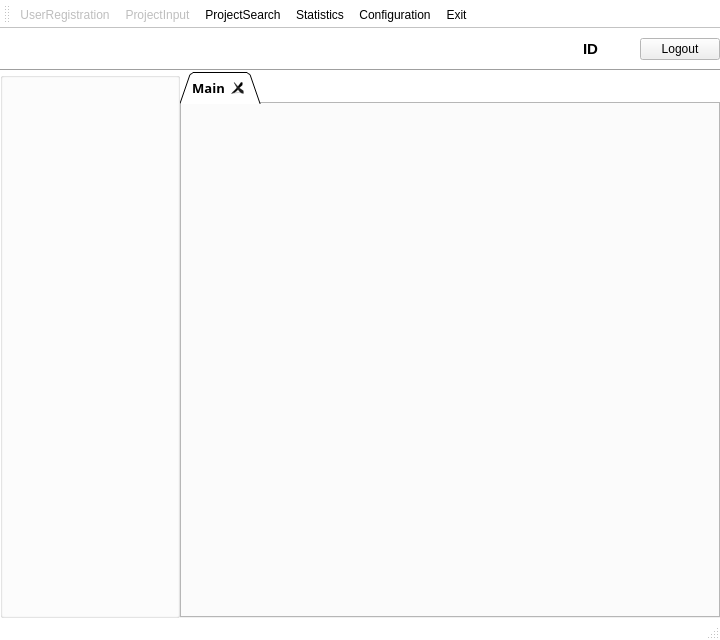
<?xml version="1.0" encoding="UTF-8"?>
<ui version="4.0">
 <class>MainWindow</class>
 <widget class="QMainWindow" name="MainWindow">
  <property name="geometry">
   <rect>
    <x>0</x>
    <y>0</y>
    <width>720</width>
    <height>640</height>
   </rect>
  </property>
  <property name="palette">
   <palette>
    <active>
     <colorrole role="Base">
      <brush brushstyle="SolidPattern">
       <color alpha="255">
        <red>255</red>
        <green>255</green>
        <blue>255</blue>
       </color>
      </brush>
     </colorrole>
     <colorrole role="Window">
      <brush brushstyle="SolidPattern">
       <color alpha="255">
        <red>255</red>
        <green>255</green>
        <blue>255</blue>
       </color>
      </brush>
     </colorrole>
    </active>
    <inactive>
     <colorrole role="Base">
      <brush brushstyle="SolidPattern">
       <color alpha="255">
        <red>255</red>
        <green>255</green>
        <blue>255</blue>
       </color>
      </brush>
     </colorrole>
     <colorrole role="Window">
      <brush brushstyle="SolidPattern">
       <color alpha="255">
        <red>255</red>
        <green>255</green>
        <blue>255</blue>
       </color>
      </brush>
     </colorrole>
    </inactive>
    <disabled>
     <colorrole role="Base">
      <brush brushstyle="SolidPattern">
       <color alpha="255">
        <red>255</red>
        <green>255</green>
        <blue>255</blue>
       </color>
      </brush>
     </colorrole>
     <colorrole role="Window">
      <brush brushstyle="SolidPattern">
       <color alpha="255">
        <red>255</red>
        <green>255</green>
        <blue>255</blue>
       </color>
      </brush>
     </colorrole>
    </disabled>
   </palette>
  </property>
  <property name="windowTitle">
   <string>ProjectManagement</string>
  </property>
  <property name="windowIcon">
   <iconset resource="projectmanagement.qrc">
    <normaloff>:/img/projectmanagement.png</normaloff>:/img/projectmanagement.png</iconset>
  </property>
  <widget class="QWidget" name="centralWidget">
   <layout class="QGridLayout" name="gridLayout" rowstretch="0,0,0,0,0,0" columnstretch="1,0,0,0,0,0,0,0,0,0,0,0,0,0,0">
    <property name="leftMargin">
     <number>0</number>
    </property>
    <property name="topMargin">
     <number>0</number>
    </property>
    <property name="rightMargin">
     <number>0</number>
    </property>
    <property name="bottomMargin">
     <number>0</number>
    </property>
    <property name="spacing">
     <number>0</number>
    </property>
    <item row="3" column="0">
     <widget class="QGroupBox" name="groupBox">
      <property name="sizePolicy">
       <sizepolicy hsizetype="Fixed" vsizetype="Expanding">
        <horstretch>0</horstretch>
        <verstretch>0</verstretch>
       </sizepolicy>
      </property>
      <property name="minimumSize">
       <size>
        <width>180</width>
        <height>0</height>
       </size>
      </property>
      <property name="maximumSize">
       <size>
        <width>180</width>
        <height>16777215</height>
       </size>
      </property>
      <property name="title">
       <string/>
      </property>
      <property name="flat">
       <bool>false</bool>
      </property>
     </widget>
    </item>
    <item row="0" column="3">
     <spacer name="horizontalSpacer_3">
      <property name="orientation">
       <enum>Qt::Horizontal</enum>
      </property>
      <property name="sizeHint" stdset="0">
       <size>
        <width>40</width>
        <height>20</height>
       </size>
      </property>
     </spacer>
    </item>
    <item row="0" column="0" colspan="2">
     <widget class="QLabel" name="label">
      <property name="sizePolicy">
       <sizepolicy hsizetype="Fixed" vsizetype="Fixed">
        <horstretch>0</horstretch>
        <verstretch>0</verstretch>
       </sizepolicy>
      </property>
      <property name="minimumSize">
       <size>
        <width>200</width>
        <height>40</height>
       </size>
      </property>
      <property name="maximumSize">
       <size>
        <width>200</width>
        <height>35</height>
       </size>
      </property>
      <property name="text">
       <string/>
      </property>
      <property name="pixmap">
       <pixmap resource="projectmanagement.qrc">:/img/mainlogo.png</pixmap>
      </property>
     </widget>
    </item>
    <item row="2" column="0" colspan="15">
     <widget class="Line" name="line">
      <property name="orientation">
       <enum>Qt::Horizontal</enum>
      </property>
     </widget>
    </item>
    <item row="3" column="1" rowspan="3" colspan="14">
     <widget class="QTabWidget" name="tabWidget">
      <property name="font">
       <font>
        <family>나눔고딕</family>
        <pointsize>10</pointsize>
        <weight>75</weight>
        <italic>false</italic>
        <bold>true</bold>
       </font>
      </property>
      <property name="styleSheet">
       <string notr="true">QTabWidget{
font: bold 10pt &quot;나눔고딕&quot;;}</string>
      </property>
      <property name="tabShape">
       <enum>QTabWidget::Triangular</enum>
      </property>
      <property name="currentIndex">
       <number>0</number>
      </property>
      <property name="documentMode">
       <bool>false</bool>
      </property>
      <property name="tabsClosable">
       <bool>true</bool>
      </property>
      <widget class="QWidget" name="tab">
       <attribute name="title">
        <string>Main</string>
       </attribute>
      </widget>
     </widget>
    </item>
    <item row="0" column="14">
     <widget class="QPushButton" name="pushButton_Logout">
      <property name="sizePolicy">
       <sizepolicy hsizetype="Fixed" vsizetype="Fixed">
        <horstretch>0</horstretch>
        <verstretch>0</verstretch>
       </sizepolicy>
      </property>
      <property name="text">
       <string>Logout</string>
      </property>
     </widget>
    </item>
    <item row="0" column="11">
     <widget class="QLabel" name="label_ID">
      <property name="font">
       <font>
        <pointsize>11</pointsize>
        <weight>75</weight>
        <bold>true</bold>
       </font>
      </property>
      <property name="text">
       <string>ID</string>
      </property>
      <property name="alignment">
       <set>Qt::AlignRight|Qt::AlignTrailing|Qt::AlignVCenter</set>
      </property>
     </widget>
    </item>
    <item row="0" column="13">
     <spacer name="horizontalSpacer">
      <property name="orientation">
       <enum>Qt::Horizontal</enum>
      </property>
      <property name="sizeHint" stdset="0">
       <size>
        <width>40</width>
        <height>20</height>
       </size>
      </property>
     </spacer>
    </item>
    <item row="0" column="2">
     <spacer name="horizontalSpacer_2">
      <property name="orientation">
       <enum>Qt::Horizontal</enum>
      </property>
      <property name="sizeHint" stdset="0">
       <size>
        <width>40</width>
        <height>20</height>
       </size>
      </property>
     </spacer>
    </item>
    <item row="0" column="4">
     <spacer name="horizontalSpacer_4">
      <property name="orientation">
       <enum>Qt::Horizontal</enum>
      </property>
      <property name="sizeHint" stdset="0">
       <size>
        <width>40</width>
        <height>20</height>
       </size>
      </property>
     </spacer>
    </item>
    <item row="0" column="8">
     <spacer name="horizontalSpacer_8">
      <property name="orientation">
       <enum>Qt::Horizontal</enum>
      </property>
      <property name="sizeHint" stdset="0">
       <size>
        <width>40</width>
        <height>20</height>
       </size>
      </property>
     </spacer>
    </item>
    <item row="0" column="7">
     <spacer name="horizontalSpacer_7">
      <property name="orientation">
       <enum>Qt::Horizontal</enum>
      </property>
      <property name="sizeHint" stdset="0">
       <size>
        <width>40</width>
        <height>20</height>
       </size>
      </property>
     </spacer>
    </item>
    <item row="0" column="6">
     <spacer name="horizontalSpacer_6">
      <property name="orientation">
       <enum>Qt::Horizontal</enum>
      </property>
      <property name="sizeHint" stdset="0">
       <size>
        <width>40</width>
        <height>20</height>
       </size>
      </property>
     </spacer>
    </item>
    <item row="0" column="5">
     <spacer name="horizontalSpacer_5">
      <property name="orientation">
       <enum>Qt::Horizontal</enum>
      </property>
      <property name="sizeHint" stdset="0">
       <size>
        <width>40</width>
        <height>20</height>
       </size>
      </property>
     </spacer>
    </item>
    <item row="0" column="9">
     <spacer name="horizontalSpacer_9">
      <property name="orientation">
       <enum>Qt::Horizontal</enum>
      </property>
      <property name="sizeHint" stdset="0">
       <size>
        <width>40</width>
        <height>20</height>
       </size>
      </property>
     </spacer>
    </item>
    <item row="0" column="10">
     <spacer name="horizontalSpacer_10">
      <property name="orientation">
       <enum>Qt::Horizontal</enum>
      </property>
      <property name="sizeHint" stdset="0">
       <size>
        <width>40</width>
        <height>20</height>
       </size>
      </property>
     </spacer>
    </item>
   </layout>
  </widget>
  <widget class="QToolBar" name="mainToolBar">
   <attribute name="toolBarArea">
    <enum>TopToolBarArea</enum>
   </attribute>
   <attribute name="toolBarBreak">
    <bool>false</bool>
   </attribute>
   <addaction name="actionUserRegistration"/>
   <addaction name="actionProjectInput"/>
   <addaction name="actionProjectSearch"/>
   <addaction name="actionStatistics"/>
   <addaction name="actionConfiguration"/>
   <addaction name="actionExit"/>
  </widget>
  <widget class="QStatusBar" name="statusBar"/>
  <widget class="QMenuBar" name="menuBar">
   <property name="geometry">
    <rect>
     <x>0</x>
     <y>0</y>
     <width>720</width>
     <height>21</height>
    </rect>
   </property>
   <property name="nativeMenuBar">
    <bool>true</bool>
   </property>
  </widget>
  <action name="actionConfiguration">
   <property name="checked">
    <bool>false</bool>
   </property>
   <property name="icon">
    <iconset resource="projectmanagement.qrc">
     <normaloff>:/img/configuration.png</normaloff>:/img/configuration.png</iconset>
   </property>
   <property name="text">
    <string>Configuration</string>
   </property>
   <property name="shortcut">
    <string>Ctrl+O</string>
   </property>
  </action>
  <action name="actionExit">
   <property name="icon">
    <iconset resource="projectmanagement.qrc">
     <normaloff>:/img/exit.png</normaloff>:/img/exit.png</iconset>
   </property>
   <property name="text">
    <string>Exit</string>
   </property>
   <property name="shortcut">
    <string>Ctrl+X</string>
   </property>
  </action>
  <action name="actionUserRegistration">
   <property name="enabled">
    <bool>false</bool>
   </property>
   <property name="icon">
    <iconset resource="projectmanagement.qrc">
     <normaloff>:/img/user.png</normaloff>:/img/user.png</iconset>
   </property>
   <property name="text">
    <string>UserRegistration</string>
   </property>
   <property name="shortcut">
    <string>Ctrl+U</string>
   </property>
  </action>
  <action name="actionProjectInput">
   <property name="enabled">
    <bool>false</bool>
   </property>
   <property name="icon">
    <iconset resource="projectmanagement.qrc">
     <normaloff>:/img/projectinput.png</normaloff>:/img/projectinput.png</iconset>
   </property>
   <property name="text">
    <string>ProjectInput</string>
   </property>
   <property name="shortcut">
    <string>Ctrl+I</string>
   </property>
  </action>
  <action name="actionProjectSearch">
   <property name="icon">
    <iconset resource="projectmanagement.qrc">
     <normaloff>:/img/projectsearch.png</normaloff>:/img/projectsearch.png</iconset>
   </property>
   <property name="text">
    <string>ProjectSearch</string>
   </property>
   <property name="shortcut">
    <string>Ctrl+S</string>
   </property>
  </action>
  <action name="actionStatistics">
   <property name="icon">
    <iconset resource="projectmanagement.qrc">
     <normaloff>:/img/statistics.png</normaloff>:/img/statistics.png</iconset>
   </property>
   <property name="text">
    <string>Statistics</string>
   </property>
   <property name="shortcut">
    <string>Ctrl+H</string>
   </property>
  </action>
 </widget>
 <layoutdefault spacing="6" margin="11"/>
 <resources>
  <include location="projectmanagement.qrc"/>
 </resources>
 <connections/>
</ui>
